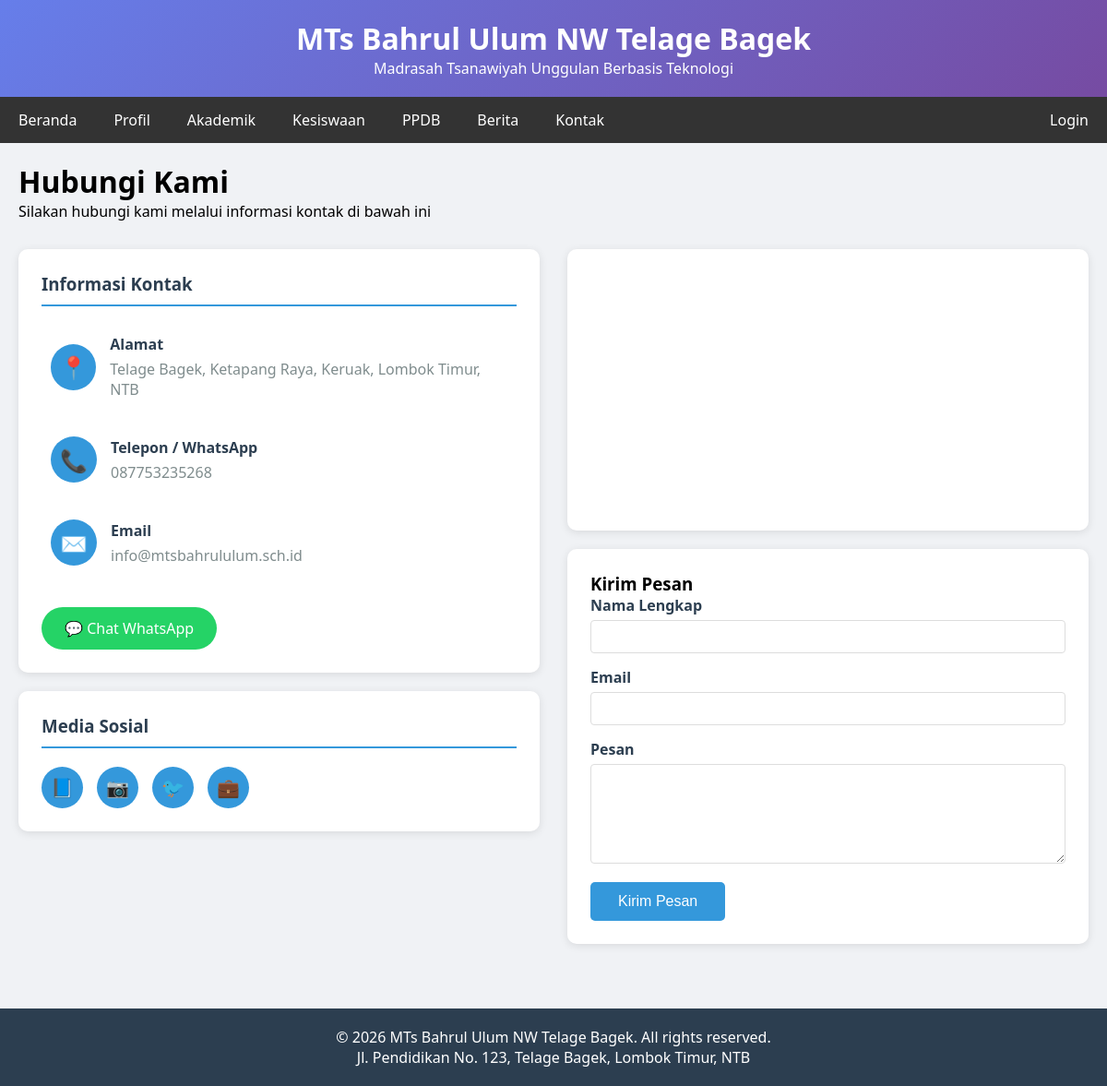
The page /kontak.php on the database its author committed.
### tables this page shows
CREATE TABLE kontak (
    id INT AUTO_INCREMENT PRIMARY KEY,
    alamat TEXT,
    gmaps_link TEXT,
    wa_number VARCHAR(20),
    email VARCHAR(100),
    facebook VARCHAR(255),
    instagram VARCHAR(255),
    youtube VARCHAR(255)
);

### config/database.php (called while the page is built, shortened)
<?php
$host = 'localhost';
$user = 'root';
$password = '';
$database = 'db_mts_bahrul_ulum';
$conn = mysqli_connect($host, $user, $password, $database);
mysqli_set_charset($conn, "utf8");
function query($sql) {
    global $conn;
    return mysqli_query($conn, $sql);
}
function fetch($result) {
    return mysqli_fetch_assoc($result);
}
?>

### public/kontak.php (the view, shortened to what this page needs)
<?php
require_once '../config/database.php';
$kontak = fetch(query("SELECT * FROM kontak WHERE id = 1"));
?>
<!DOCTYPE html>
<html lang="id">
<head>
    <link rel="stylesheet" href="../assets/css/style.css">
</head>
<body>
    <?php include 'header.php'; ?>
    <div class="kontak-container">
        <h1>Hubungi Kami</h1>
        <p>Silakan hubungi kami melalui informasi kontak di bawah ini</p>
        <div class="kontak-grid">
            <div>
                <div class="info-card">
                    <h3>Informasi Kontak</h3>
                    <div class="info-item">
                        <div class="info-icon">📍</div>
                        <div class="info-detail">
                            <h4>Alamat</h4>
                            <p><?= htmlspecialchars($kontak['alamat'] ?? 'Telage Bagek, Lombok Timur, NTB') ?></p>
                        </div>
                    </div>
                    <div class="info-item">
                        <div class="info-icon">📞</div>
                        <div class="info-detail">
                            <h4>Telepon / WhatsApp</h4>
                            <p><a href="https://wa.me/<?= $kontak['wa_number'] ?? '6281234567890' ?>"><?= $kontak['wa_number'] ?? '081234567890' ?></a></p>
                        </div>
                    </div>
                    <div class="info-item">
                        <div class="info-icon">✉️</div>
                        <div class="info-detail">
                            <h4>Email</h4>
                            <p><a href="mailto:<?= $kontak['email'] ?? 'info@mtsbahrululum.sch.id' ?>"><?= $kontak['email'] ?? 'info@mtsbahrululum.sch.id' ?></a></p>
                        </div>
                    </div>
                    <a href="https://wa.me/<?= $kontak['wa_number'] ?? '6281234567890' ?>?text=Halo%20saya%20ingin%20bertanya%20tentang%20sekolah"
                       class="whatsapp-btn" target="_blank">
                        💬 Chat WhatsApp
                    </a>
                </div>
                <div class="info-card">
                    <h3>Media Sosial</h3>
                    <div class="social-links">
                        <?php if ($kontak['facebook'] ?? false): ?>
                        <a href="https://facebook.com/<?= $kontak['facebook'] ?>" class="social-link" target="_blank">📘</a>
                        <?php endif; ?>
                        <?php if ($kontak['instagram'] ?? false): ?>
                        <a href="https://instagram.com/<?= $kontak['instagram'] ?>" class="social-link" target="_blank">📷</a>
                        <?php endif; ?>
                        <a href="#" class="social-link">🐦</a>
                        <a href="#" class="social-link">💼</a>
                    </div>
                </div>
            </div>
            <div>
                <div class="map-container">
                    <?php if ($kontak['gmaps_link'] ?? false): ?>
                    <iframe src="<?= $kontak['gmaps_link'] ?>" allowfullscreen></iframe>
                    <?php else: ?>
                    <iframe src="https://www.google.com/maps/embed?pb=!1m18!1m12!1m3!1d3940.0!2d116.5!3d-8.5!2m3!1f0!2f0!3f0!3m2!1i1024!2i768!4f13.1!3m3!1m2!1s0x0%3A0x0!2zOMKwMjknNTkuMCJTIDExNsKwMjAnMDAuMCJF!5e0!3m2!1sid!2sid!4v1234567890" allowfullscreen></iframe>
                    <?php endif; ?>
                </div>
                <div class="contact-form">
                    <h3>Kirim Pesan</h3>
                    <form method="POST">
                        <div class="form-group">
                            <label>Nama Lengkap</label>
                            <input type="text" name="nama" required>
                        </div>
                        <div class="form-group">
                            <label>Email</label>
                            <input type="email" name="email" required>
                        </div>
                        <div class="form-group">
                            <label>Pesan</label>
                            <textarea name="pesan" rows="5" required></textarea>
                        </div>
                        <button type="submit" name="send_message" class="btn-send">Kirim Pesan</button>
                    </form>
                </div>
            </div>
        </div>
    </div>
    <?php include 'footer.php'; ?>
</body>
</html>

### assets/css/style.css (style rules this page uses)
* { margin: 0; padding: 0; box-sizing: border-box; }
body { font-family: 'Segoe UI', Tahoma, Geneva, Verdana, sans-serif; background: #f0f2f5; }
.form-group { margin-bottom: 15px; }
.form-group label { display: block; margin-bottom: 5px; font-weight: bold; }
.form-group input, .form-group textarea, .form-group select { width: 100%; padding: 8px; border: 1px solid #ddd; border-radius: 4px; }
button { background: #4CAF50; color: white; padding: 10px 20px; border: none; border-radius: 4px; cursor: pointer; }

### public/kontak.php (style rules this page uses)
.kontak-container { max-width: 1200px; margin: 0 auto; padding: 20px; }
.kontak-grid { display: grid; grid-template-columns: 1fr 1fr; gap: 30px; margin-top: 30px; }
.info-card { background: white; border-radius: 10px; padding: 25px; box-shadow: 0 2px 10px rgba(0,0,0,0.1); margin-bottom: 20px; }
.info-card h3 { color: #2c3e50; margin-bottom: 20px; border-bottom: 2px solid #3498db; padding-bottom: 10px; }
.info-item { display: flex; align-items: center; margin-bottom: 20px; padding: 10px; transition: 0.3s; }
.info-icon { width: 50px; height: 50px; background: #3498db; color: white; border-radius: 50%; display: flex; align-items: center; justify-content: center; font-size: 24px; margin-right: 15px; }
.info-detail h4 { margin-bottom: 5px; color: #2c3e50; }
.info-detail p, .info-detail a { color: #7f8c8d; text-decoration: none; }
.map-container { background: white; border-radius: 10px; overflow: hidden; box-shadow: 0 2px 10px rgba(0,0,0,0.1); margin-bottom: 20px; }
.map-container iframe { width: 100%; height: 300px; border: 0; }
.social-links { display: flex; gap: 15px; margin-top: 20px; }
.social-link { display: inline-flex; align-items: center; justify-content: center; width: 45px; height: 45px; background: #3498db; color: white; border-radius: 50%; text-decoration: none; transition: 0.3s; font-size: 20px; }
.contact-form { background: white; border-radius: 10px; padding: 25px; box-shadow: 0 2px 10px rgba(0,0,0,0.1); }
.form-group { margin-bottom: 20px; }
.form-group label { display: block; margin-bottom: 8px; font-weight: bold; color: #2c3e50; }
.form-group input, .form-group textarea { width: 100%; padding: 10px; border: 1px solid #ddd; border-radius: 5px; font-family: inherit; }
.btn-send { background: #3498db; color: white; padding: 12px 30px; border: none; border-radius: 5px; cursor: pointer; font-size: 16px; transition: 0.3s; }
.whatsapp-btn { display: inline-block; background: #25D366; color: white; padding: 12px 25px; border-radius: 50px; text-decoration: none; margin-top: 15px; transition: 0.3s; }

### rows shown on the page
kontak: alamat "Telage Bagek, Ketapang Raya, Keruak, Lombok Timur, NTB", wa_number "087753235268", email "info@mtsbahrululum.sch.id"
